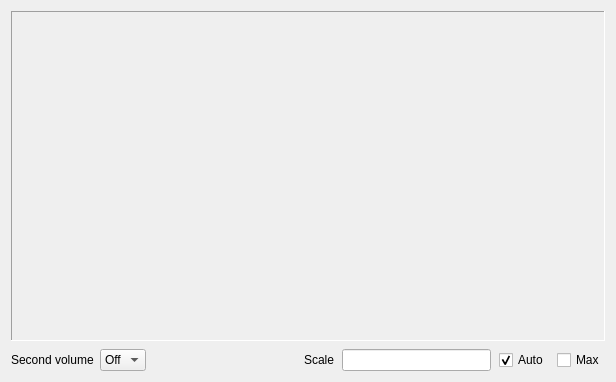
<?xml version="1.0" encoding="UTF-8"?>
<ui version="4.0">
 <class>WindowTimeCourse</class>
 <widget class="QWidget" name="WindowTimeCourse">
  <property name="geometry">
   <rect>
    <x>0</x>
    <y>0</y>
    <width>616</width>
    <height>382</height>
   </rect>
  </property>
  <property name="windowTitle">
   <string>Form</string>
  </property>
  <layout class="QVBoxLayout" name="verticalLayout_2" stretch="1,0">
   <property name="spacing">
    <number>8</number>
   </property>
   <item>
    <widget class="QFrame" name="frame">
     <property name="frameShape">
      <enum>QFrame::Panel</enum>
     </property>
     <property name="frameShadow">
      <enum>QFrame::Sunken</enum>
     </property>
     <layout class="QVBoxLayout" name="verticalLayout">
      <property name="leftMargin">
       <number>5</number>
      </property>
      <property name="topMargin">
       <number>5</number>
      </property>
      <property name="rightMargin">
       <number>5</number>
      </property>
      <property name="bottomMargin">
       <number>5</number>
      </property>
      <item>
       <widget class="WidgetTimeCoursePlot" name="widgetPlot" native="true">
        <property name="minimumSize">
         <size>
          <width>350</width>
          <height>250</height>
         </size>
        </property>
        <property name="focusPolicy">
         <enum>Qt::StrongFocus</enum>
        </property>
       </widget>
      </item>
     </layout>
    </widget>
   </item>
   <item>
    <layout class="QHBoxLayout" name="horizontalLayout">
     <item>
      <widget class="QFrame" name="frameSecondVolume">
       <property name="minimumSize">
        <size>
         <width>100</width>
         <height>0</height>
        </size>
       </property>
       <property name="frameShape">
        <enum>QFrame::NoFrame</enum>
       </property>
       <property name="frameShadow">
        <enum>QFrame::Raised</enum>
       </property>
       <layout class="QHBoxLayout" name="horizontalLayout_2">
        <property name="leftMargin">
         <number>0</number>
        </property>
        <property name="topMargin">
         <number>0</number>
        </property>
        <property name="rightMargin">
         <number>0</number>
        </property>
        <property name="bottomMargin">
         <number>0</number>
        </property>
        <item>
         <widget class="QLabel" name="label_2">
          <property name="text">
           <string>Second volume</string>
          </property>
         </widget>
        </item>
        <item>
         <widget class="QComboBox" name="comboBoxSecondVolume">
          <item>
           <property name="text">
            <string>Off</string>
           </property>
          </item>
         </widget>
        </item>
       </layout>
      </widget>
     </item>
     <item>
      <spacer name="horizontalSpacer">
       <property name="orientation">
        <enum>Qt::Horizontal</enum>
       </property>
       <property name="sizeHint" stdset="0">
        <size>
         <width>15</width>
         <height>5</height>
        </size>
       </property>
      </spacer>
     </item>
     <item>
      <widget class="QLabel" name="label">
       <property name="text">
        <string>Scale</string>
       </property>
      </widget>
     </item>
     <item>
      <widget class="QLineEdit" name="lineEditScale"/>
     </item>
     <item>
      <widget class="QCheckBox" name="checkBoxAutoScale">
       <property name="text">
        <string>Auto</string>
       </property>
       <property name="checked">
        <bool>true</bool>
       </property>
      </widget>
     </item>
     <item>
      <widget class="QCheckBox" name="checkBoxMaxScale">
       <property name="text">
        <string>Max</string>
       </property>
       <property name="checked">
        <bool>false</bool>
       </property>
      </widget>
     </item>
    </layout>
   </item>
  </layout>
 </widget>
 <customwidgets>
  <customwidget>
   <class>WidgetTimeCoursePlot</class>
   <extends>QWidget</extends>
   <header>WidgetTimeCoursePlot.h</header>
   <container>1</container>
   <slots>
    <slot>SetAutoScale(bool)</slot>
   </slots>
  </customwidget>
 </customwidgets>
 <resources/>
 <connections>
  <connection>
   <sender>checkBoxAutoScale</sender>
   <signal>toggled(bool)</signal>
   <receiver>WindowTimeCourse</receiver>
   <slot>OnCheckAutoScale(bool)</slot>
   <hints>
    <hint type="sourcelabel">
     <x>291</x>
     <y>289</y>
    </hint>
    <hint type="destinationlabel">
     <x>283</x>
     <y>398</y>
    </hint>
   </hints>
  </connection>
  <connection>
   <sender>checkBoxMaxScale</sender>
   <signal>toggled(bool)</signal>
   <receiver>WindowTimeCourse</receiver>
   <slot>OnCheckMaxScale(bool)</slot>
   <hints>
    <hint type="sourcelabel">
     <x>358</x>
     <y>287</y>
    </hint>
    <hint type="destinationlabel">
     <x>353</x>
     <y>493</y>
    </hint>
   </hints>
  </connection>
  <connection>
   <sender>lineEditScale</sender>
   <signal>returnPressed()</signal>
   <receiver>WindowTimeCourse</receiver>
   <slot>OnLineEditScaleReturnPressed()</slot>
   <hints>
    <hint type="sourcelabel">
     <x>273</x>
     <y>288</y>
    </hint>
    <hint type="destinationlabel">
     <x>270</x>
     <y>388</y>
    </hint>
   </hints>
  </connection>
 </connections>
 <slots>
  <slot>OnLineEditScaleReturnPressed()</slot>
  <slot>OnCheckAutoScale(bool)</slot>
  <slot>OnCheckMaxScale(bool)</slot>
 </slots>
</ui>
